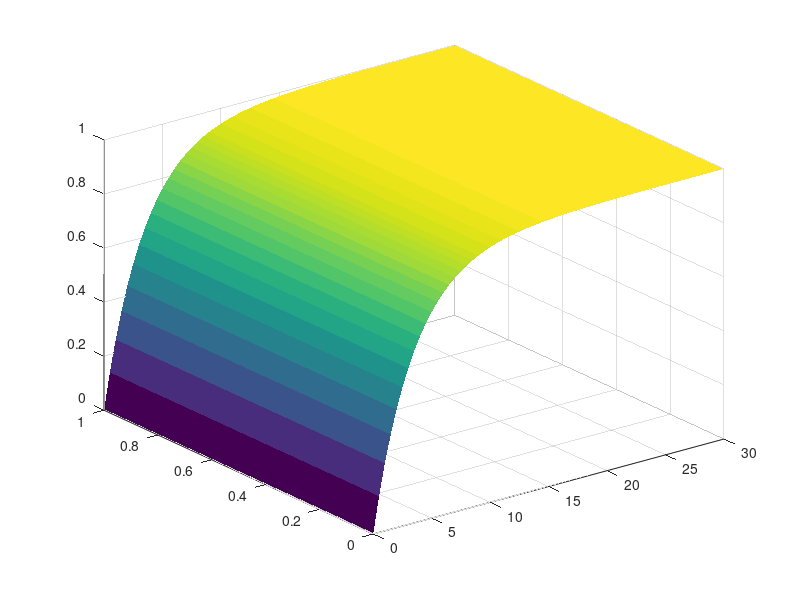

This figure's MATLAB source: (Note: this script raises an error after producing the figure.)
[X, Z] = meshgrid(0:0.5:30, 0:0.02:1); % 定义网格
Y = 1 - (0.75).^X; % 定义函数

figure;
surf(X, Z, Y, 'EdgeColor', 'none'); % 绘制表面图，隐藏网格线
colormap(parula); % 使用默认 Parula 色系
xlabel('Secret Length m', 'FontSize', 12); % X轴标签
zlabel('Detection \rho_2', 'FontSize', 12); % Z轴标签
set(gca, 'YTick', []); % 不显示Y轴刻度
set(gca, 'XTick', 0:5:30, 'XTickLabel', {'0', '5', '10', '15', '20', '25', '30'}); % 手动设置X轴刻度
set(gca, 'ZTick', 0:0.2:1); % 设置Z轴刻度
view(30, 45); % 调整视角
alpha(0.8); % 设置透明度
